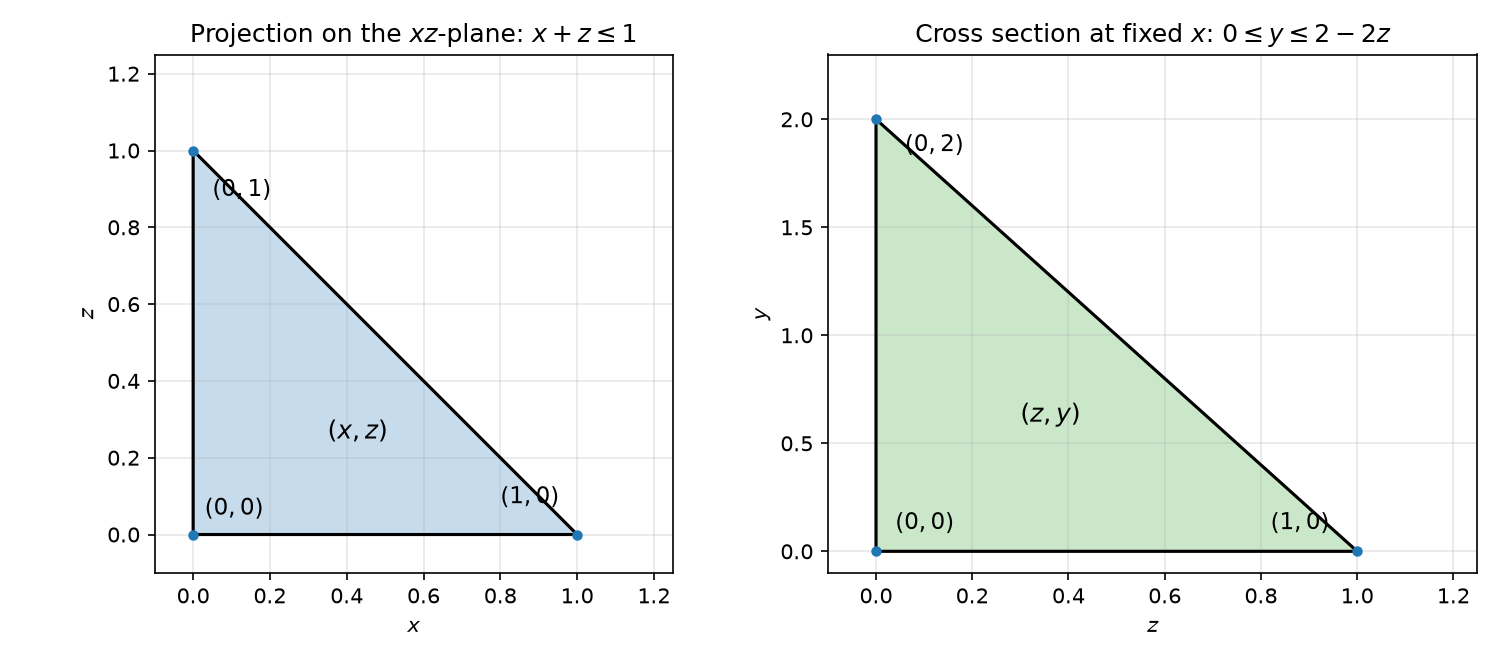

Write Python code to recreate this figure.
import matplotlib
matplotlib.use("Agg")
import matplotlib.pyplot as plt

fig, (a1, a2) = plt.subplots(1, 2, figsize=(10, 4.4))

# Left: projection on the xz plane (region of (x, z)): x + z <= 1
a1.fill([0, 1, 0], [0, 0, 1], color="tab:blue", alpha=0.25)
a1.plot([0, 1, 0, 0], [0, 0, 1, 0], "k-", lw=1.5)
a1.plot([0, 1, 0], [0, 0, 1], "o", ms=4)
a1.annotate(r"$(0,0)$", (0.03, 0.05), fontsize=11)
a1.annotate(r"$(1,0)$", (0.80, 0.08), fontsize=11)
a1.annotate(r"$(0,1)$", (0.05, 0.88), fontsize=11)
a1.text(0.35, 0.25, r"$(x,z)$", fontsize=12)
a1.set_title(r"Projection on the $xz$-plane: $x+z\leq 1$")
a1.set_xlabel(r"$x$"); a1.set_ylabel(r"$z$")
a1.set_xlim(-0.1, 1.25); a1.set_ylim(-0.1, 1.25); a1.set_aspect("equal")
a1.grid(alpha=0.3)

# Right: cross section at fixed x (yz plane): 0 <= y <= 2 - 2z
a2.fill([0, 0, 1], [0, 2, 0], color="tab:green", alpha=0.25)
a2.plot([0, 0, 1, 0], [0, 2, 0, 0], "k-", lw=1.5)
a2.plot([0, 0, 1], [0, 2, 0], "o", ms=4)
a2.annotate(r"$(0,0)$", (0.04, 0.1), fontsize=11)
a2.annotate(r"$(0,2)$", (0.06, 1.85), fontsize=11)
a2.annotate(r"$(1,0)$", (0.82, 0.1), fontsize=11)
a2.text(0.3, 0.6, r"$(z,y)$", fontsize=12)
a2.set_title(r"Cross section at fixed $x$: $0\leq y\leq 2-2z$")
a2.set_xlabel(r"$z$"); a2.set_ylabel(r"$y$")
a2.set_xlim(-0.1, 1.25); a2.set_ylim(-0.1, 2.3); a2.set_aspect("auto")
a2.grid(alpha=0.3)

fig.tight_layout()
fig.savefig("D:/Program-Files/MCMA-Toolchain/dev-logs/.raw_data/dev-logs-20261110/dsh-qwen3.8-27b-hpc/calculus-15.7.27/solution/part1_figure2.png", dpi=150)
print("wrote part1_figure2.png (27)")
